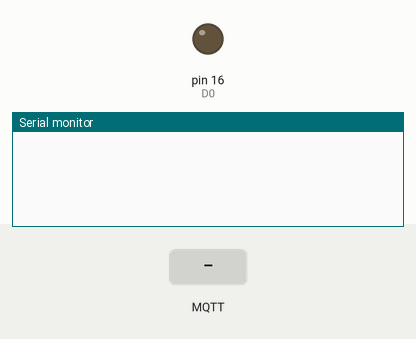
Simulated run of this sketch. Board: Arduino Uno, built with avr-gcc and run on an emulated ATmega328P. Shown: output pins drawn as LEDs (lit = HIGH), the last lines printed to the serial monitor. The inputs (shaded band) are chosen by the test bench. No MQTT or app messages arrive unless stated; pins used as bus, display or sensor lines are not drawn.

Above: at 2.3 s.
2.4 s: MQTT message "led" arrives on the first subscribed topic
At 3.6 s:
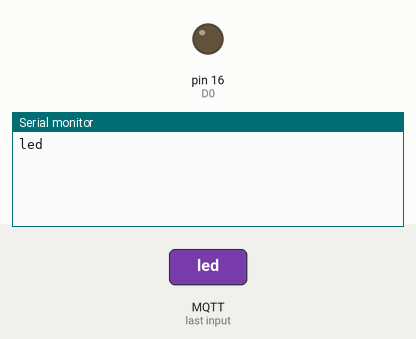
3.9 s: MQTT message "ledon" arrives on the first subscribed topic
At 4.9 s:
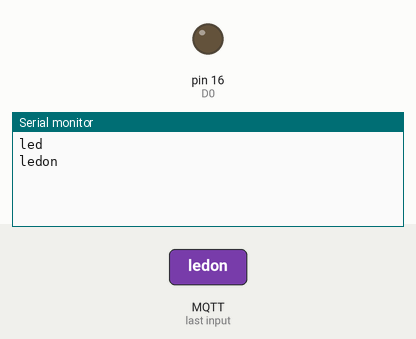
5.4 s: MQTT message "ledoff" arrives on the first subscribed topic
At 6.0 s:
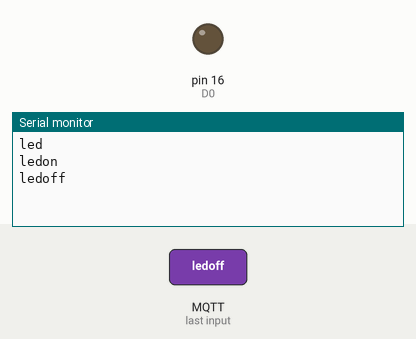

The sketch:

Lab1c_nodeMCUEspMqttClient_LED.ino
```cpp
/*
lab01c_nodeMCUEspMqttClient_LED.ino
*/
#define D0 16
#define D4 2
#define LIGHT_PIN A0
#define LED_PIN D0
#define RELAY1_PIN D4
#define RELAY_OFF HIGH //HIGH signal should disable relay
#define RELAY_ON LOW //LOW signal should enable relay
int lightValue;
int relay_state = RELAY_OFF;

#include "EspMQTTClient.h"

#define WLANSSID "SJ"
#define WLANPW "tjdwns1111"
// #define MQTTBROKER "203.252.106.154"  // class
#define MQTTBROKER "192.168.117.71"  // personal
#define MQTTUNAME "iot"
#define MQTTPW "csee1414"
#define MQTT_CLIENT_NAME "sqpNode@HGU"


EspMQTTClient client(
  WLANSSID,
  WLANPW,
  MQTTBROKER,  // MQTT Broker server ip
  MQTTUNAME,   // Can be omitted if not needed
  MQTTPW,   // Can be omitted if not needed
  MQTT_CLIENT_NAME,     // Client name that uniquely identify your device
  1883              // The MQTT port, default to 1883. this line can be omitted
);

void setup()
{
  Serial.begin(115200);

  // // Optional functionalities of EspMQTTClient
  // client.enableDebuggingMessages(); // Enable debugging messages sent to serial output
  // client.enableHTTPWebUpdater(); // Enable the web updater. User and password default to values of MQTTUsername and MQTTPassword. These can be overridded with enableHTTPWebUpdater("user", "password").
  // client.enableOTA(); // Enable OTA (Over The Air) updates. Password defaults to MQTTPassword. Port is the default OTA port. Can be overridden with enableOTA("password", port).
  // client.enableLastWillMessage("TestClient/lastwill", "I am going offline");  // You can activate the retain flag by setting the third parameter to true


    delay(10);
  pinMode(LED_PIN,OUTPUT); //initialize led as output
  digitalWrite(LED_PIN,LOW); //led is off
  pinMode(LIGHT_PIN, INPUT); //light sensor input
  pinMode(RELAY1_PIN,OUTPUT); //relay signals
  digitalWrite(RELAY1_PIN,RELAY_OFF); //relay off

}

// This function is called once everything is connected (Wifi and MQTT)
// WARNING : YOU MUST IMPLEMENT IT IF YOU USE EspMQTTClient
void onConnectionEstablished()
{
  // Subscribe to "mytopic/test" and display received message to Serial
  client.subscribe("iot/21900699", [](const String & payload) {
    Serial.println(payload);

    if (payload == "led") {
      if(relay_state == RELAY_ON){
        relay_state = RELAY_OFF;
      }
      else relay_state = RELAY_ON;
    }

    else if (payload == "ledon") relay_state = RELAY_ON;
    else if (payload == "ledoff") relay_state = RELAY_OFF;

    digitalWrite(RELAY1_PIN,relay_state);
  });

  // // Subscribe to "mytopic/wildcardtest/#" and display received message to Serial
  // client.subscribe("mytopic/wildcardtest/#", [](const String & topic, const String & payload) {
  //   Serial.println("(From wildcard) topic: " + topic + ", payload: " + payload);
  // });

  // Publish a message to "mytopic/test"
  client.publish("iot/21900699", "test 21900699"); // You can activate the retain flag by setting the third parameter to true

  // // Execute delayed instructions
  // client.executeDelayed(5 * 1000, []() {
  //   client.publish("mytopic/wildcardtest/test123", "This is a message sent 5 seconds later");
  // });
}

void loop()
{
  client.loop();
}
```

Measured:
- after the input at 2.4 s, the serial monitor: prints a new line at once (image 1)
- after the input at 3.9 s, the serial monitor: prints a new line at once (image 2)
- after the input at 5.4 s, the serial monitor: prints a new line at once (image 3)
